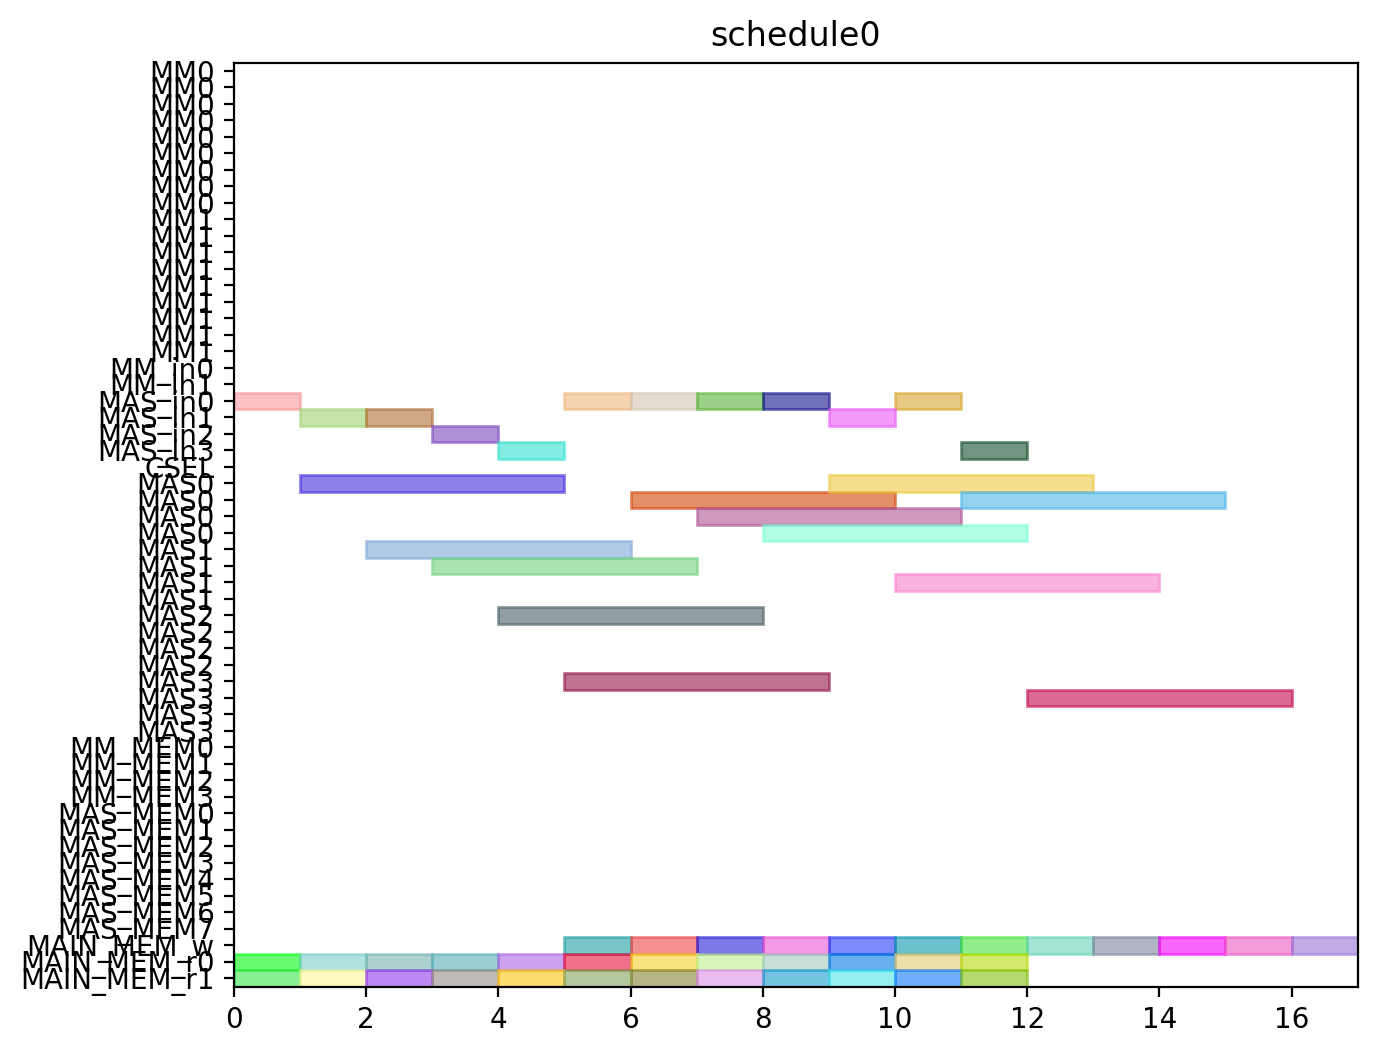

The script that drew this image:
from pyschedule import Scenario, solvers, plotters, alt


def solve():
	horizon = 120
	S = Scenario("schedule0", horizon=horizon)

	# resource
	MM = S.Resources('MM', num=2, size=9)
	MM_in = S.Resources('MM_in', num=2)
	MAS_in = S.Resources('MAS_in', num=4)
	CSEL = S.Resource('CSEL')
	MAS = S.Resources('MAS', num=4, size=4, periods=range(1, horizon))
	MM_MEM = S.Resources('MM_MEM', num=4)
	MAS_MEM = S.Resources('MAS_MEM', num=8)
	MAIN_MEM_w = S.Resource('MAIN_MEM_w', size=1)
	MAIN_MEM_r = S.Resources('MAIN_MEM_r', num=2)

	# result of previous scheduling

	# new tasks
	c000 = S.Task('c000', length=4, delay_cost=1)
	c000 += alt(MAS)
	c000_in = S.Task('c000_in', length=1, delay_cost=1)
	c000_in += alt(MAS_in)
	S += c000_in*MAS_in[0]<=c000*MAS[0]

	S += c000_in*MAS_in[1]<=c000*MAS[1]

	S += c000_in*MAS_in[2]<=c000*MAS[2]

	S += c000_in*MAS_in[3]<=c000*MAS[3]

	S += 0<c000

	c000_w = S.Task('c000_w', length=1, delay_cost=1)
	c000_w += alt(MAIN_MEM_w)
	S += c000 <= c000_w

	c000_mem0 = S.Task('c000_mem0', length=1, delay_cost=1)
	c000_mem0 += MAIN_MEM_r[0]
	S += c000_mem0 <= c000

	c000_mem1 = S.Task('c000_mem1', length=1, delay_cost=1)
	c000_mem1 += MAIN_MEM_r[1]
	S += c000_mem1 <= c000

	c001 = S.Task('c001', length=4, delay_cost=1)
	c001 += alt(MAS)
	c001_in = S.Task('c001_in', length=1, delay_cost=1)
	c001_in += alt(MAS_in)
	S += c001_in*MAS_in[0]<=c001*MAS[0]

	S += c001_in*MAS_in[1]<=c001*MAS[1]

	S += c001_in*MAS_in[2]<=c001*MAS[2]

	S += c001_in*MAS_in[3]<=c001*MAS[3]

	S += 0<c001

	c001_w = S.Task('c001_w', length=1, delay_cost=1)
	c001_w += alt(MAIN_MEM_w)
	S += c001 <= c001_w

	c001_mem0 = S.Task('c001_mem0', length=1, delay_cost=1)
	c001_mem0 += MAIN_MEM_r[0]
	S += c001_mem0 <= c001

	c001_mem1 = S.Task('c001_mem1', length=1, delay_cost=1)
	c001_mem1 += MAIN_MEM_r[1]
	S += c001_mem1 <= c001

	c010 = S.Task('c010', length=4, delay_cost=1)
	c010 += alt(MAS)
	c010_in = S.Task('c010_in', length=1, delay_cost=1)
	c010_in += alt(MAS_in)
	S += c010_in*MAS_in[0]<=c010*MAS[0]

	S += c010_in*MAS_in[1]<=c010*MAS[1]

	S += c010_in*MAS_in[2]<=c010*MAS[2]

	S += c010_in*MAS_in[3]<=c010*MAS[3]

	S += 0<c010

	c010_w = S.Task('c010_w', length=1, delay_cost=1)
	c010_w += alt(MAIN_MEM_w)
	S += c010 <= c010_w

	c010_mem0 = S.Task('c010_mem0', length=1, delay_cost=1)
	c010_mem0 += MAIN_MEM_r[0]
	S += c010_mem0 <= c010

	c010_mem1 = S.Task('c010_mem1', length=1, delay_cost=1)
	c010_mem1 += MAIN_MEM_r[1]
	S += c010_mem1 <= c010

	c011 = S.Task('c011', length=4, delay_cost=1)
	c011 += alt(MAS)
	c011_in = S.Task('c011_in', length=1, delay_cost=1)
	c011_in += alt(MAS_in)
	S += c011_in*MAS_in[0]<=c011*MAS[0]

	S += c011_in*MAS_in[1]<=c011*MAS[1]

	S += c011_in*MAS_in[2]<=c011*MAS[2]

	S += c011_in*MAS_in[3]<=c011*MAS[3]

	S += 0<c011

	c011_w = S.Task('c011_w', length=1, delay_cost=1)
	c011_w += alt(MAIN_MEM_w)
	S += c011 <= c011_w

	c011_mem0 = S.Task('c011_mem0', length=1, delay_cost=1)
	c011_mem0 += MAIN_MEM_r[0]
	S += c011_mem0 <= c011

	c011_mem1 = S.Task('c011_mem1', length=1, delay_cost=1)
	c011_mem1 += MAIN_MEM_r[1]
	S += c011_mem1 <= c011

	c100 = S.Task('c100', length=4, delay_cost=1)
	c100 += alt(MAS)
	c100_in = S.Task('c100_in', length=1, delay_cost=1)
	c100_in += alt(MAS_in)
	S += c100_in*MAS_in[0]<=c100*MAS[0]

	S += c100_in*MAS_in[1]<=c100*MAS[1]

	S += c100_in*MAS_in[2]<=c100*MAS[2]

	S += c100_in*MAS_in[3]<=c100*MAS[3]

	S += 0<c100

	c100_w = S.Task('c100_w', length=1, delay_cost=1)
	c100_w += alt(MAIN_MEM_w)
	S += c100 <= c100_w

	c100_mem0 = S.Task('c100_mem0', length=1, delay_cost=1)
	c100_mem0 += MAIN_MEM_r[0]
	S += c100_mem0 <= c100

	c100_mem1 = S.Task('c100_mem1', length=1, delay_cost=1)
	c100_mem1 += MAIN_MEM_r[1]
	S += c100_mem1 <= c100

	c101 = S.Task('c101', length=4, delay_cost=1)
	c101 += alt(MAS)
	c101_in = S.Task('c101_in', length=1, delay_cost=1)
	c101_in += alt(MAS_in)
	S += c101_in*MAS_in[0]<=c101*MAS[0]

	S += c101_in*MAS_in[1]<=c101*MAS[1]

	S += c101_in*MAS_in[2]<=c101*MAS[2]

	S += c101_in*MAS_in[3]<=c101*MAS[3]

	S += 0<c101

	c101_w = S.Task('c101_w', length=1, delay_cost=1)
	c101_w += alt(MAIN_MEM_w)
	S += c101 <= c101_w

	c101_mem0 = S.Task('c101_mem0', length=1, delay_cost=1)
	c101_mem0 += MAIN_MEM_r[0]
	S += c101_mem0 <= c101

	c101_mem1 = S.Task('c101_mem1', length=1, delay_cost=1)
	c101_mem1 += MAIN_MEM_r[1]
	S += c101_mem1 <= c101

	c110 = S.Task('c110', length=4, delay_cost=1)
	c110 += alt(MAS)
	c110_in = S.Task('c110_in', length=1, delay_cost=1)
	c110_in += alt(MAS_in)
	S += c110_in*MAS_in[0]<=c110*MAS[0]

	S += c110_in*MAS_in[1]<=c110*MAS[1]

	S += c110_in*MAS_in[2]<=c110*MAS[2]

	S += c110_in*MAS_in[3]<=c110*MAS[3]

	S += 0<c110

	c110_w = S.Task('c110_w', length=1, delay_cost=1)
	c110_w += alt(MAIN_MEM_w)
	S += c110 <= c110_w

	c110_mem0 = S.Task('c110_mem0', length=1, delay_cost=1)
	c110_mem0 += MAIN_MEM_r[0]
	S += c110_mem0 <= c110

	c110_mem1 = S.Task('c110_mem1', length=1, delay_cost=1)
	c110_mem1 += MAIN_MEM_r[1]
	S += c110_mem1 <= c110

	c111 = S.Task('c111', length=4, delay_cost=1)
	c111 += alt(MAS)
	c111_in = S.Task('c111_in', length=1, delay_cost=1)
	c111_in += alt(MAS_in)
	S += c111_in*MAS_in[0]<=c111*MAS[0]

	S += c111_in*MAS_in[1]<=c111*MAS[1]

	S += c111_in*MAS_in[2]<=c111*MAS[2]

	S += c111_in*MAS_in[3]<=c111*MAS[3]

	S += 0<c111

	c111_w = S.Task('c111_w', length=1, delay_cost=1)
	c111_w += alt(MAIN_MEM_w)
	S += c111 <= c111_w

	c111_mem0 = S.Task('c111_mem0', length=1, delay_cost=1)
	c111_mem0 += MAIN_MEM_r[0]
	S += c111_mem0 <= c111

	c111_mem1 = S.Task('c111_mem1', length=1, delay_cost=1)
	c111_mem1 += MAIN_MEM_r[1]
	S += c111_mem1 <= c111

	c200 = S.Task('c200', length=4, delay_cost=1)
	c200 += alt(MAS)
	c200_in = S.Task('c200_in', length=1, delay_cost=1)
	c200_in += alt(MAS_in)
	S += c200_in*MAS_in[0]<=c200*MAS[0]

	S += c200_in*MAS_in[1]<=c200*MAS[1]

	S += c200_in*MAS_in[2]<=c200*MAS[2]

	S += c200_in*MAS_in[3]<=c200*MAS[3]

	S += 0<c200

	c200_w = S.Task('c200_w', length=1, delay_cost=1)
	c200_w += alt(MAIN_MEM_w)
	S += c200 <= c200_w

	c200_mem0 = S.Task('c200_mem0', length=1, delay_cost=1)
	c200_mem0 += MAIN_MEM_r[0]
	S += c200_mem0 <= c200

	c200_mem1 = S.Task('c200_mem1', length=1, delay_cost=1)
	c200_mem1 += MAIN_MEM_r[1]
	S += c200_mem1 <= c200

	c201 = S.Task('c201', length=4, delay_cost=1)
	c201 += alt(MAS)
	c201_in = S.Task('c201_in', length=1, delay_cost=1)
	c201_in += alt(MAS_in)
	S += c201_in*MAS_in[0]<=c201*MAS[0]

	S += c201_in*MAS_in[1]<=c201*MAS[1]

	S += c201_in*MAS_in[2]<=c201*MAS[2]

	S += c201_in*MAS_in[3]<=c201*MAS[3]

	S += 0<c201

	c201_w = S.Task('c201_w', length=1, delay_cost=1)
	c201_w += alt(MAIN_MEM_w)
	S += c201 <= c201_w

	c201_mem0 = S.Task('c201_mem0', length=1, delay_cost=1)
	c201_mem0 += MAIN_MEM_r[0]
	S += c201_mem0 <= c201

	c201_mem1 = S.Task('c201_mem1', length=1, delay_cost=1)
	c201_mem1 += MAIN_MEM_r[1]
	S += c201_mem1 <= c201

	c210 = S.Task('c210', length=4, delay_cost=1)
	c210 += alt(MAS)
	c210_in = S.Task('c210_in', length=1, delay_cost=1)
	c210_in += alt(MAS_in)
	S += c210_in*MAS_in[0]<=c210*MAS[0]

	S += c210_in*MAS_in[1]<=c210*MAS[1]

	S += c210_in*MAS_in[2]<=c210*MAS[2]

	S += c210_in*MAS_in[3]<=c210*MAS[3]

	S += 0<c210

	c210_w = S.Task('c210_w', length=1, delay_cost=1)
	c210_w += alt(MAIN_MEM_w)
	S += c210 <= c210_w

	c210_mem0 = S.Task('c210_mem0', length=1, delay_cost=1)
	c210_mem0 += MAIN_MEM_r[0]
	S += c210_mem0 <= c210

	c210_mem1 = S.Task('c210_mem1', length=1, delay_cost=1)
	c210_mem1 += MAIN_MEM_r[1]
	S += c210_mem1 <= c210

	c211 = S.Task('c211', length=4, delay_cost=1)
	c211 += alt(MAS)
	c211_in = S.Task('c211_in', length=1, delay_cost=1)
	c211_in += alt(MAS_in)
	S += c211_in*MAS_in[0]<=c211*MAS[0]

	S += c211_in*MAS_in[1]<=c211*MAS[1]

	S += c211_in*MAS_in[2]<=c211*MAS[2]

	S += c211_in*MAS_in[3]<=c211*MAS[3]

	S += 0<c211

	c211_w = S.Task('c211_w', length=1, delay_cost=1)
	c211_w += alt(MAIN_MEM_w)
	S += c211 <= c211_w

	c211_mem0 = S.Task('c211_mem0', length=1, delay_cost=1)
	c211_mem0 += MAIN_MEM_r[0]
	S += c211_mem0 <= c211

	c211_mem1 = S.Task('c211_mem1', length=1, delay_cost=1)
	c211_mem1 += MAIN_MEM_r[1]
	S += c211_mem1 <= c211

	solvers.mip.solve(S,msg=1,kind='CPLEX',ratio_gap=1.01)

	solution = [['hoge']*len(S.solution()[1]) for i in range(len(S.solution()))]
	for i in range(len(S.solution())):
		for j in range(len(S.solution()[i])):
			solution[i][j]=str(S.solution()[i][j])
	print(solution)

	cycles = int(solution[-1][3])

	pic_file_name = "/mnt/rose/usr1/fukuda/ABE/multiRAM_multiMAS_16mux/scheduling_result/stage9MM2_stage4MAS4/CONJ/schedule0.png"
	if(S.solution() != []):
		plotters.matplotlib.plot(S,img_filename=pic_file_name, show_task_labels=False, fig_size=(cycles*0.25+3, 6))

	return solution
